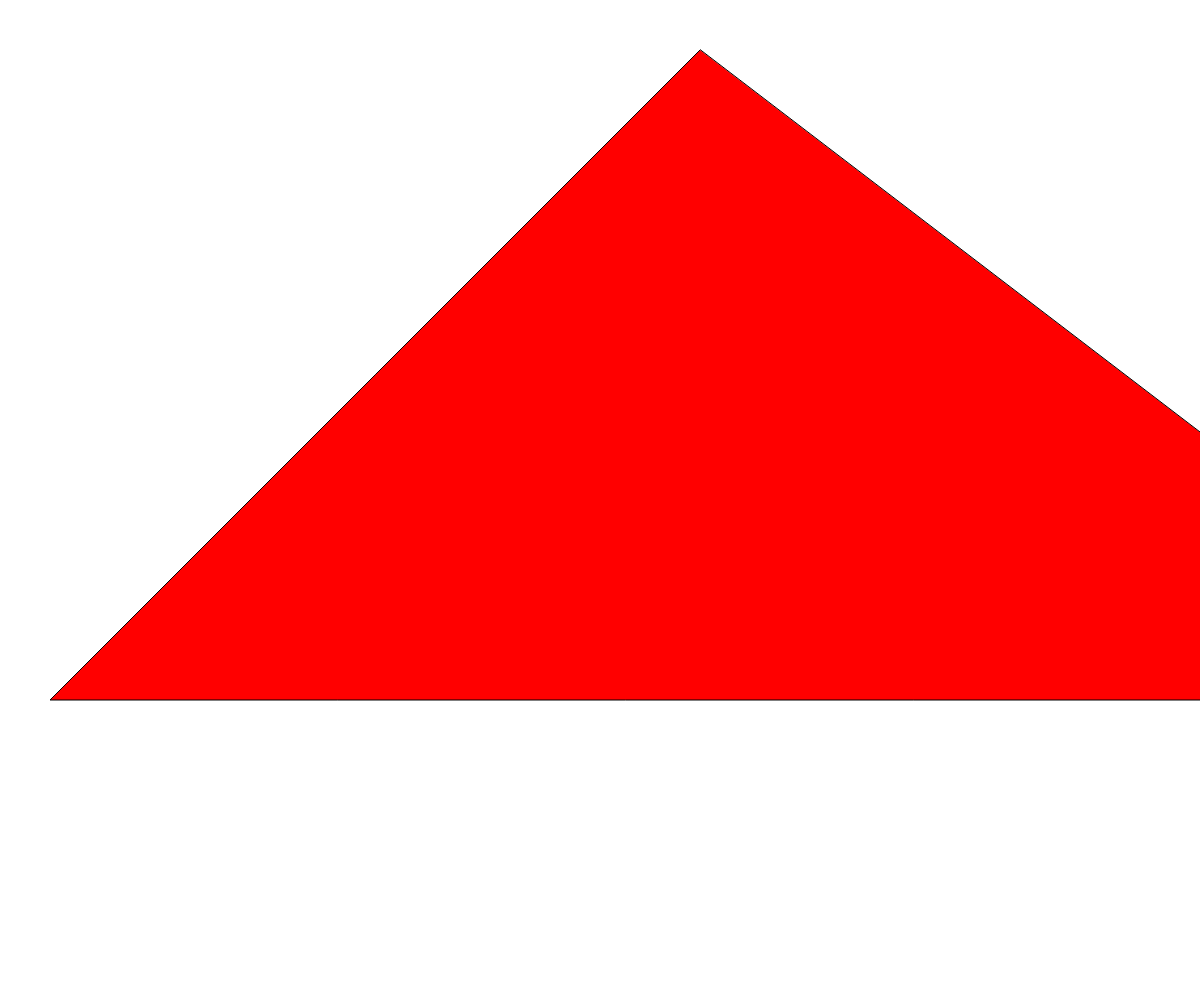
Frame 1 (no input)
Frame 60 (no input): identical to frame 1, image omitted
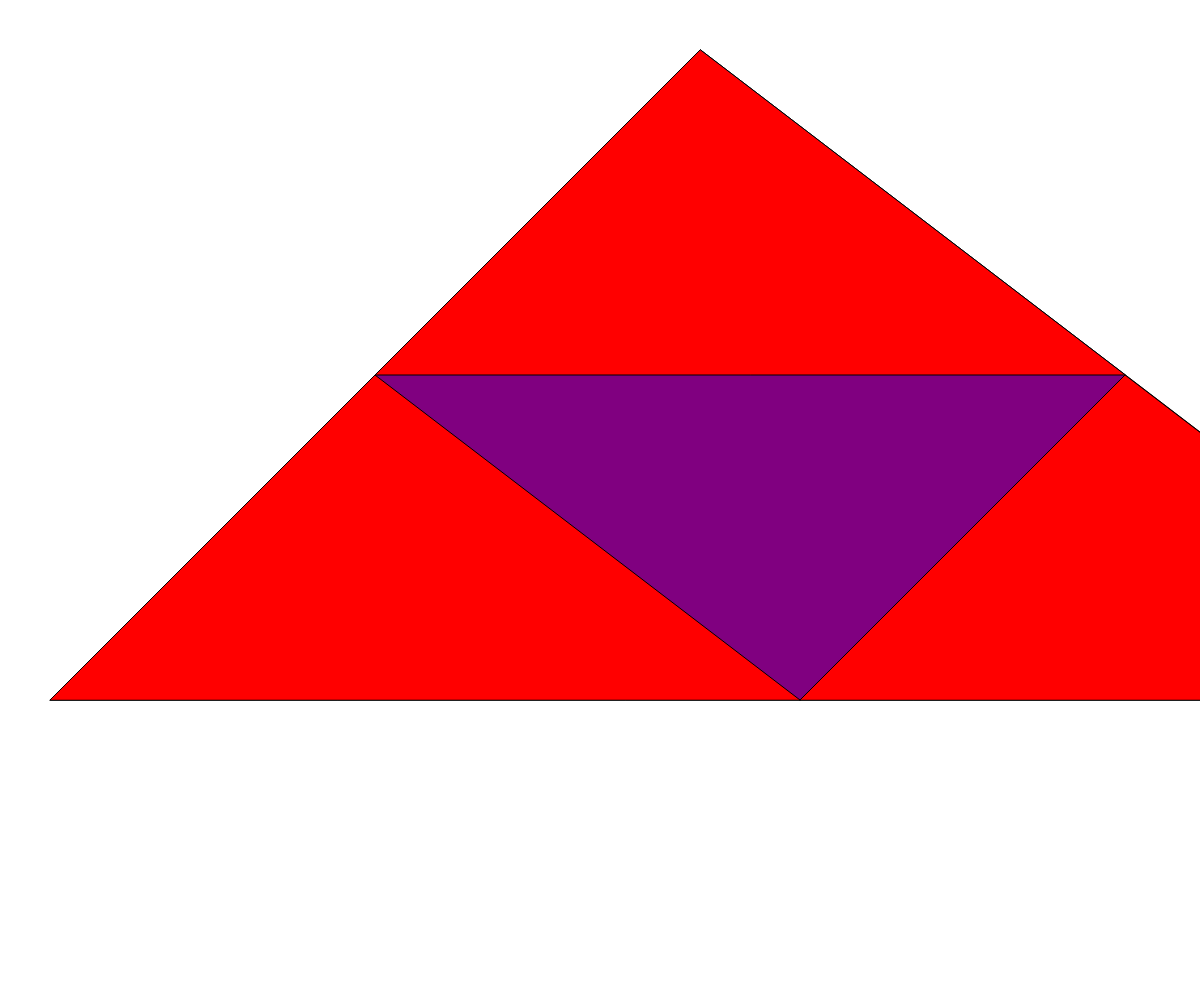
Frame 120 (the mouse pressed at the canvas centre since frame 60)

The p5.js sketch that drew these frames (run headless with seeded random() and noise() and a simulated clock; from frame 60 on, the mouse is pressed at the canvas centre):

// p5.js sketch
// ── sketch.js
// Sierpisnki triangle demo

let initialTriangle = [
  {x: 700, y: 50},
  {x: 50, y: 700},
  {x: 1550, y: 700}
];

let theDepth = 0;
let theColors = ["red", "purple", "cyan", "green", "blue", "yellow", "pink", "brown", "pink"];


function setup() {
  createCanvas(windowWidth, windowHeight);
  sierpinski(initialTriangle, theDepth);
}

function draw() {
  // background(22)
}

function mousePressed() {
  if (theDepth < 8) {
    theDepth++;
    background("white");
    sierpinski(initialTriangle, theDepth);
  }
  
}

function sierpinski(points, depth) {
  fill(theColors[depth]);
  triangle(points[0].x, points[0].y,
           points[1].x, points[1].y,
           points[2].x, points[2].y,
  );

  if (depth > 0) {
    // top triangle
    sierpinski([points[0], 
                midPoint(points[0], points[1]),
                midPoint(points[0], points[2])],
                depth - 1);
  sierpinski([points[1], 
                midPoint(points[0], points[1]),
                midPoint(points[1], points[2])],
                depth - 1);
  sierpinski([points[2], 
                midPoint(points[0], points[2]),
                midPoint(points[1], points[2])],
                depth - 1);
  }
  
}

function midPoint(point1, point2) {
  let midX = ((point1.x + point2.x) / 2);
  let midY = ((point1.y + point2.y) / 2);
  return {x: midX, y: midY};
}
